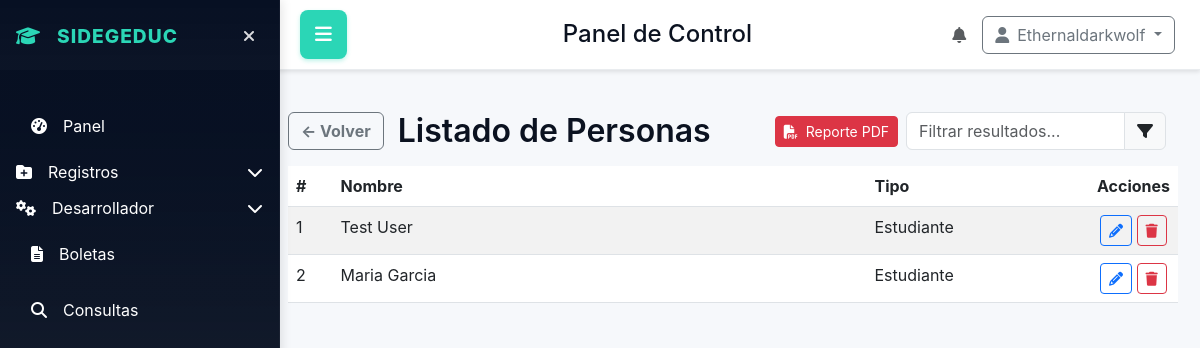
The page /consultas/personas/list?role=estudiante (signed in) on the database its author committed.
### database/models.py (models this page shows)
class Usuarios(db.Model):
    __tablename__ = 'usuarios'
    id_user = db.Column(db.Integer, primary_key=True)
    nombre = db.Column(db.String(50), unique=True, nullable=False)
    contrasena = db.Column(db.String(255), nullable=False)
    id_rol = db.Column(db.Integer, db.ForeignKey('roles.id_rol'), nullable=False)
    id_status_user = db.Column(db.Integer, db.ForeignKey('status_user.id_status_user'), nullable=False)

class Estudiantes(db.Model):
    __tablename__ = 'estudiantes'
    id_estudiante = db.Column(db.Integer, primary_key=True)
    id_persona = db.Column(db.Integer, db.ForeignKey('personas.id_persona'))
    fecha_inscripcion = db.Column(db.Date, nullable=False)

class Personas(db.Model):
    __tablename__ = 'personas'
    id_persona = db.Column(db.Integer, primary_key=True)
    primer_nombre = db.Column(db.String(50), nullable=False)
    segundo_nombre = db.Column(db.String(50))
    primer_apellido = db.Column(db.String(50), nullable=False)
    segundo_apellido = db.Column(db.String(50))
    fecha_nacimiento = db.Column(db.Date)
    id_sexo = db.Column(db.Integer, db.ForeignKey('sexo.id_sexo'))
    id_tipo_persona = db.Column(db.Integer, db.ForeignKey('tipo_persona.id_tipo_persona'), nullable=False)
    id_tipo_documento = db.Column(db.Integer, db.ForeignKey('tipo_documento.id_tipo_documento'), nullable=True)
    numero_cedula = db.Column(db.String(20), nullable=True)
    id_ocupacion = db.Column(db.Integer, db.ForeignKey('ocupaciones.id'), nullable=True)
    id_profesion = db.Column(db.Integer, db.ForeignKey('profesiones.id'), nullable=True)
    num_hijos = db.Column(db.Integer, nullable=True)
    id_relacion_familiar = db.Column(db.Integer, db.ForeignKey('relaciones_familiares.id'), nullable=True)

### app.py (the view)
@app.route('/consultas/personas/list')
def consultas_personas_list():
    return manejar_la_vista_de.consultas_personas_list()

### app.py (called while the page is built)
@event.listens_for(Engine, "connect")
def set_sqlite_pragma(dbapi_connection, connection_record):
    if app.config['SQLALCHEMY_DATABASE_URI'].startswith("sqlite"):
        cursor = dbapi_connection.cursor()
        cursor.execute("PRAGMA foreign_keys=ON")
        cursor.close()

@app.context_processor
def inject_user_context():
    try:
        ctx = get_user_context(session)
    except Exception:
        ctx = {}
    return {
        'is_creator': ctx.get('is_creator', False),
        'developer_priv': ctx.get('developer_priv', False),
        'role_name': ctx.get('role_name'),
        'role_desc': ctx.get('role_desc'),
        'status': ctx.get('status'),
        'usuario': ctx.get('user')
    }

### utils/view_handlers.py (called while the page is built, shortened)
def compute_role_counts(ctx):
    try:
        if ctx.get('is_creator'):
            roles_count = Roles.query.count()
            users_q = db.session.query(Roles.nombre_rol, func.count(Usuarios.id_user)).join(Usuarios, Usuarios.id_rol == Roles.id_rol).group_by(Roles.id_rol).all()
        users_by_role = [{'role': r or 'Sin nombre', 'count': int(c)} for r, c in users_q]
    except Exception:
        roles_count = 0
        users_by_role = []
    return roles_count, users_by_role

### templates/home_panel/struct.html (shortened to what this page needs)
<!DOCTYPE html>
<html lang="en">
<head>
    <link href="https://cdn.jsdelivr.net/npm/bootstrap@5.3.0/dist/css/bootstrap.min.css" rel="stylesheet">
    <link rel="stylesheet" href="https://cdnjs.cloudflare.com/ajax/libs/font-awesome/6.4.0/css/all.min.css">
    <link rel="stylesheet" href="{{ url_for('static', filename='home_panel/home_panel.css') }}">
    <link rel="stylesheet" href="https://cdn.jsdelivr.net/npm/flatpickr/dist/themes/material_blue.css">
</head>
<body>
    <div class="app-layout">
        <aside class="sidebar" id="sidebar">
            <div class="p-3">
                <div class="d-flex align-items-center mb-3">
                    <div class="logo">
                        <i class="fas fa-graduation-cap me-2"></i>
                        SIDEGEDUC
                    </div>
                    <button id="sidebar-toggle" class="sidebar-toggle" aria-label="Ocultar sidebar">
                        <i class="fas fa-times"></i>
                    </button>
                </div>
            </div>
            <nav class="p-3 flex-grow-1">
                <ul class="nav flex-column">
                    <li class="nav-item mb-2">
                        <a class="nav-link" href="{{ url_for('dashboard') }}">
                            <i class="fas fa-tachometer-alt me-3"></i>
                            <span>Panel</span>
                        </a>
                    </li>
                    <li class="nav-item mb-2">
                        <button class="nav-link btn btn-link text-start p-0 w-100" data-bs-toggle="collapse" data-bs-target="#registrosSub" aria-expanded="false">
                            <i class="fas fa-folder-plus me-3"></i>
                            <span>Registros</span>
                            <i class="fas fa-chevron-down ms-auto"></i>
                        </button>
                    </li>
                    {% if developer_priv %}
                    <li class="nav-item mb-2">
                        <button class="nav-link btn btn-link text-start p-0 w-100" data-bs-toggle="collapse" data-bs-target="#developerSub" aria-expanded="false">
                            <i class="fas fa-cogs me-3"></i>
                            <span>Desarrollador</span>
                            <i class="fas fa-chevron-down ms-auto"></i>
                        </button>
                    </li>
                    {% endif %}
                    <li class="nav-item mb-2">
                        <a class="nav-link" href="{{ url_for('boleta') }}">
                            <i class="fas fa-file-alt me-3"></i>
                            <span>Boletas</span>
                        </a>
                    </li>
                    <li class="nav-item mb-2">
                        <a class="nav-link" href="{{ url_for('consultas') }}">
                            <i class="fas fa-search me-3"></i>
                            <span>Consultas</span>
                        </a>
                    </li>
                </ul>
            </nav>
        </aside>
        <header class="topbar">
            <button id="menu-toggle" class="menu-toggle">
                <i class="fas fa-bars"></i>
            </button>
            <div class="d-flex align-items-center">
                <h1 class="h4 mb-0 ms-3">Panel de Control</h1>
            </div>
            <div class="d-flex align-items-center">
                <div class="me-3">
                    <i class="fas fa-bell text-muted"></i>
                </div>
                <div class="dropdown">
                    <button class="btn btn-outline-secondary dropdown-toggle" type="button" data-bs-toggle="dropdown">
                        <i class="fas fa-user me-2"></i>{{ usuario if usuario else 'Invitado' }}
                    </button>
                </div>
            </div>
        </header>
        <main class="content">
            {% if content_template %}
                {% include content_template %}
            {% endif %}
        </main>
    </div>
</body>
</html>

### templates/home_panel/consultas_personas_list.html (shortened to what this page needs)
<div class="container-fluid" style="margin-top:90px;">
  <div class="row align-items-center mb-3">
    <div class="col-auto">
      <a href="{{ url_for('consultas') }}" class="btn btn-outline-secondary" style="font-weight:bold;">
        &larr; Volver
      </a>
    </div>
    <div class="col-auto">
      <h2 class="mb-0" style="font-weight:600; font-size:2rem;">Listado de Personas</h2>
    </div>
    <div class="col text-end d-flex align-items-center justify-content-end gap-2">
      <a href="{{ url_for('reporte_pdf_personas', role=role or '') }}" class="btn btn-danger btn-sm" title="Descargar reporte PDF">
        <i class="fas fa-file-pdf me-1"></i> Reporte PDF
      </a>
      <div class="input-group" style="max-width:260px;">
        <input id="filtro-listado" type="text" class="form-control" placeholder="Filtrar resultados..." autocomplete="off">
        <span class="input-group-text"><i class="fas fa-filter"></i></span>
      </div>
    </div>
  </div>
  <link rel="stylesheet" href="/static/home_panel/filtro-dinamico.css">
  {% if rows and rows|length > 0 %}
  <table class="table table-striped">
    <thead>
      <tr>
        <th style="width:5%;">#</th>
        <th style="width:60%;">Nombre</th>
        <th style="width:25%;">Tipo</th>
        <th style="width:10%;text-align:center;">Acciones</th>
      </tr>
    </thead>
    <tbody>
      {% for r in rows %}
      <tr>
        <td>{{ loop.index }}</td>
        <td>{{ r.primer_nombre }} {% if r.segundo_nombre %}{{ r.segundo_nombre }}{% endif %} {{ r.primer_apellido }} {% if r.segundo_apellido %}{{ r.segundo_apellido }}{% endif %}</td>
        <td>
          {% if r.tipo_persona %}
            {{ r.tipo_persona }}
          {% elif r.rol %}
            {{ r.rol }}
          {% elif role_display %}
            {{ role_display }}
          {% else %}
            Sin rol
          {% endif %}
        </td>
        <td style="text-align:center;">
          <a class="btn btn-sm btn-outline-primary" href="{{ url_for('editar_persona') }}?id={{ r.id_persona }}&role={{ r.rol or role_display|lower or 'sinrol' }}" title="Editar"><i class="fas fa-pencil-alt"></i></a>
          <form method="post" action="{{ url_for('borrar_registro_persona') }}" style="display:inline-block;margin:0;">
            <button class="btn btn-sm btn-outline-danger" title="Borrar" onclick="return confirm('¿Eliminar este registro?')"><i class="fas fa-trash"></i></button>
          </form>
        </td>
      </tr>
      {% endfor %}
    </tbody>
  </table>
  {% else %}
  <div class="alert alert-info text-center" style="margin-top:48px;font-size:1.2em;">
    <i class="fas fa-info-circle me-2"></i>
    No Hay registros para mostrar.
  </div>
  {% endif %}
</div>

### static/home_panel/home_panel.css (style rules this page uses)
:root { --panel-bg:#ffffff; --muted:#9aa4ad; --accent-1:#06a77d; --accent-2:#0b5f47; --glass:#f6fbfa; --card-border:#e9f4f2; --sidebar-start:#071023; --sidebar-end:#0f1724cc; --accent:#2bd6b6; --accent2:#00bfa5; --bg:#f6f8fb; }
.row { display:flex;gap:14px }
body { margin:0;font-family:Inter,system-ui,Arial;background:linear-gradient(180deg,#071023 0%, #071023 12%, #071023 12%, #f6f8fb 100%);color:#0b1220 }
.sidebar { width: 280px; background: linear-gradient(180deg,var(--sidebar-start),var(--sidebar-end)); color:#fff; padding:0; display:flex; flex-direction:column; border-right:1px solid rgba(255,255,255,0.04); transition: transform 0.3s cubic-bezier(.2,.9,.2,1); position: fixed; height: 100vh; overflow-y: auto; z-index: 1050; top: 0; left: 0; box-shadow: 2px 0 10px rgba(0,0,0,0.1); }
.logo { font-weight:800;font-size:1.2rem;letter-spacing:1px;color:var(--accent);display:flex;align-items:center;gap:8px }
.sidebar-toggle { background:transparent;border:none;color:rgba(255,255,255,0.85);padding:8px;border-radius:8px;cursor:pointer;margin-left:auto;transition: all 0.2s }
.nav-link { color: white !important;text-decoration: none;padding: 10px 15px;border-radius: 8px;margin-bottom: 4px;display: flex;align-items: center;width: 100%;transition: all .22s cubic-bezier(.2,.9,.2,1) }
.nav-link.btn-link { color: white !important;border: none;background: transparent;padding: 10px 15px }
.content { margin-left: 280px;padding:22px 22px 22px 8px;background: var(--bg); min-height: 100vh; transition: margin-left 0.3s cubic-bezier(.2,.9,.2,1); }
.content > .container-fluid { padding-left:0;padding-right:0 }
.content .container-fluid .row { margin-left:0;margin-right:0 }
.content .container-fluid [class*=col-] { padding-left:0;padding-right:0 }
.topbar { background: white; padding: 15px 25px 15px 300px; border-bottom: 1px solid #e9ecef; box-shadow: 0 2px 4px rgba(0,0,0,0.1); display: flex; justify-content: space-between; align-items: center; transition: margin-left 0.3s cubic-bezier(.2,.9,.2,1); position: fixed; top: 0; right: 0; left: 0; z-index: 1030; height: 70px; }
.menu-toggle { background: var(--accent); border: none; color: white; padding: 10px 15px; border-radius: 8px; cursor: pointer; font-size: 1.2rem; transition: all 0.2s; box-shadow: 0 2px 4px rgba(43,214,182,0.3); }

### rows shown on the page
Usuarios: nombre "Ethernaldarkwolf"
Estudiantes: primer_nombre "Test", primer_apellido "User", role_display "Estudiante"
Estudiantes: primer_nombre "Maria", primer_apellido "Garcia", role_display "Estudiante"
